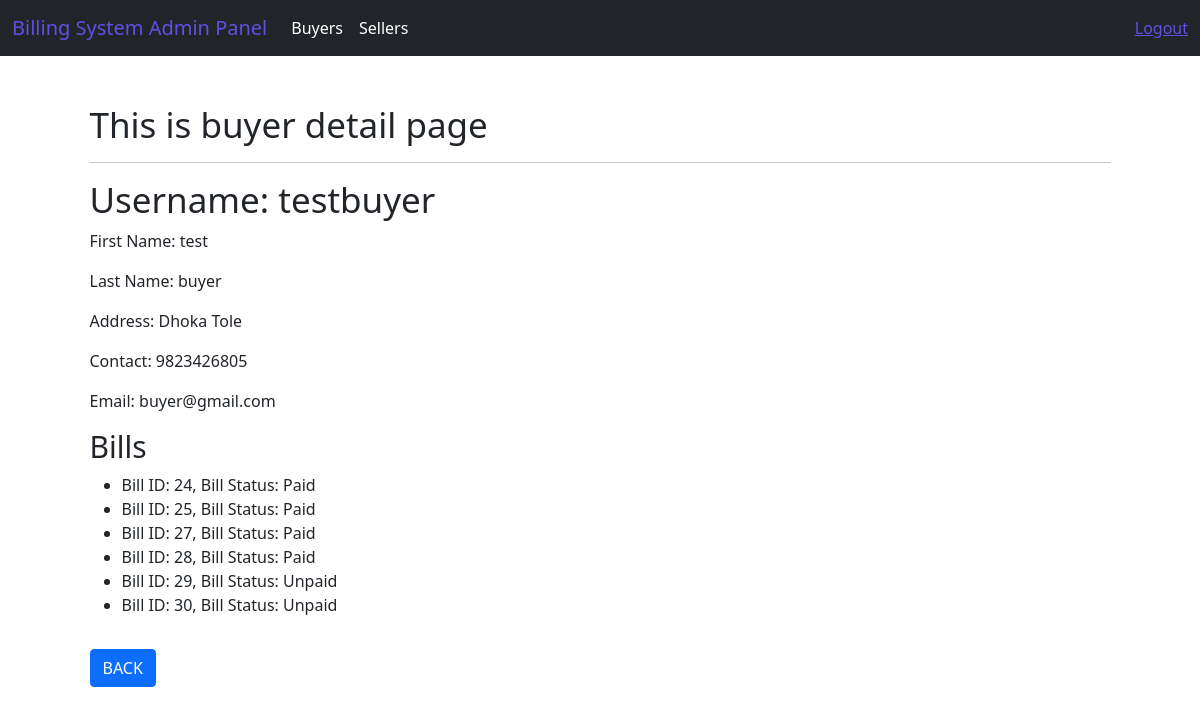
Page /system/buyer/view/20 (signed in) on the earlier database version.
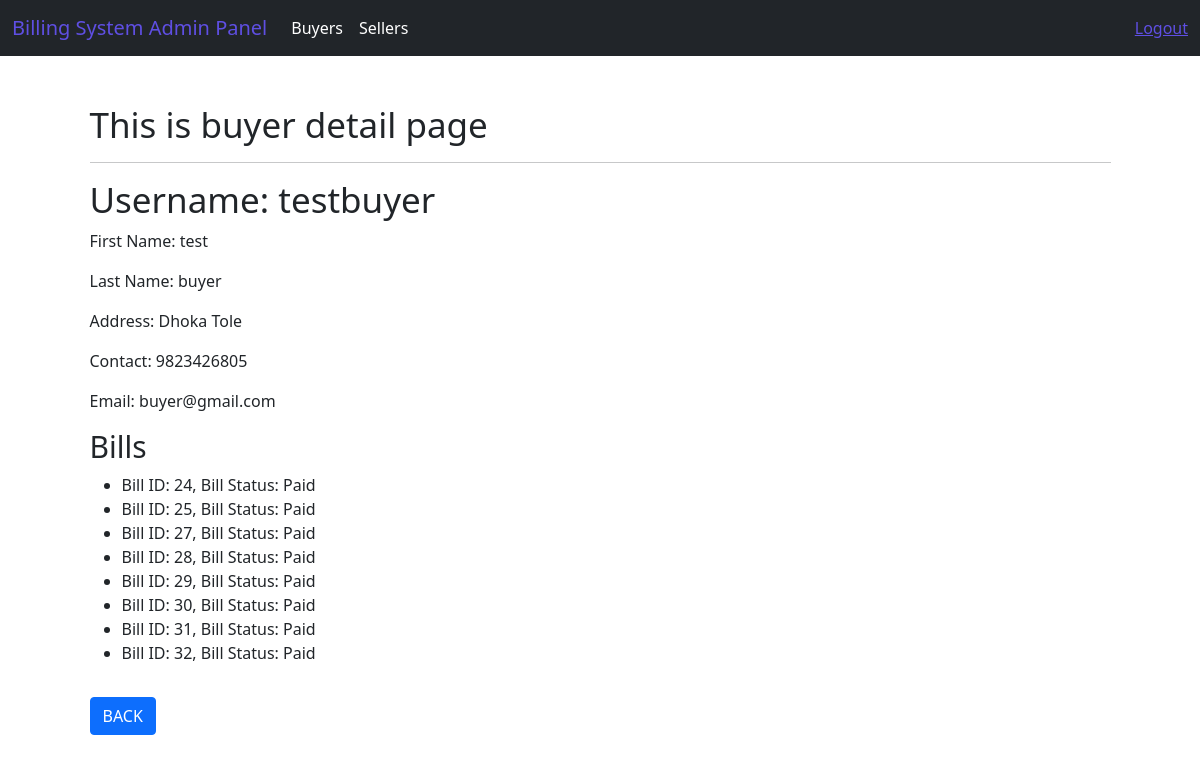
Same page on the later database version.
### system/models.py (models this page shows, shortened)
class Bill(models.Model):
    PAID = 'Paid'
    UNPAID= 'Unpaid'
    STATUS_CHOICES = [
            (PAID, 'Paid'),
            (UNPAID, 'Unpaid')
            ]
    issue_date = models.DateTimeField(auto_now_add=True)
    paid_date = models.DateTimeField(default=None, blank=True, null=True)
    bill_status = models.CharField(max_length=10,choices=STATUS_CHOICES,default="Unpaid")
    customusers = models.ForeignKey(CustomUser, on_delete=models.CASCADE, related_name='bills')
    order_id = models.ForeignKey(Order, on_delete=models.CASCADE)
    class Meta:
        db_table = "Bills"

### system/views.py (the view)
# urls.py: path("buyer/view/<int:id>",views.buyer_view,name= 'view-buyer'),
@login_required(login_url='login')
def buyer_view(request, id):
    data = CustomUser.objects.get(id=id)
    bill = Bill.objects.filter(customusers_id=id)
    context = {"data": data, "bill":bill}
    return render(request, 'adminPanel/buyers/buyers_view.html', context)

### templates/adminPanel/buyers/buyers_view.html (shortened to what this page needs)
{% extends 'layouts/master.html' %}
{% block content %}
<div class="container mt-5">
    <h1>This is buyer detail page</h1>
    <hr>
    <h1>Username: {{ data.username }}</h1>
    <p>First Name: {{ data.first_name }}</p>
    <p>Last Name: {{ data.last_name }}</p>
    <p>Address: {{ data.address }}</p>
    <p>Contact: {{ data.contact }}</p>
    <p>Email: {{ data.email }}</p>
    <h2>Bills</h2>
    <ul>
    {% for bill in bill %}
        <li>Bill ID: {{ bill.id }}, Bill Status: {{ bill.bill_status }}</li>
    {% empty %}
        <li>No bills yet.</li>
    {% endfor %}
    </ul>
    <a href="{% url 'index-buyer' %}" class="btn btn-primary mt-3">BACK</a>
</div>
{% endblock %}

Differences in the rows shown:
changed Bill id 29: bill_status "Unpaid" → "Paid"
changed Bill id 30: bill_status "Unpaid" → "Paid"
added Bill: id "31", bill_status "Paid"
added Bill: id "32", bill_status "Paid"
